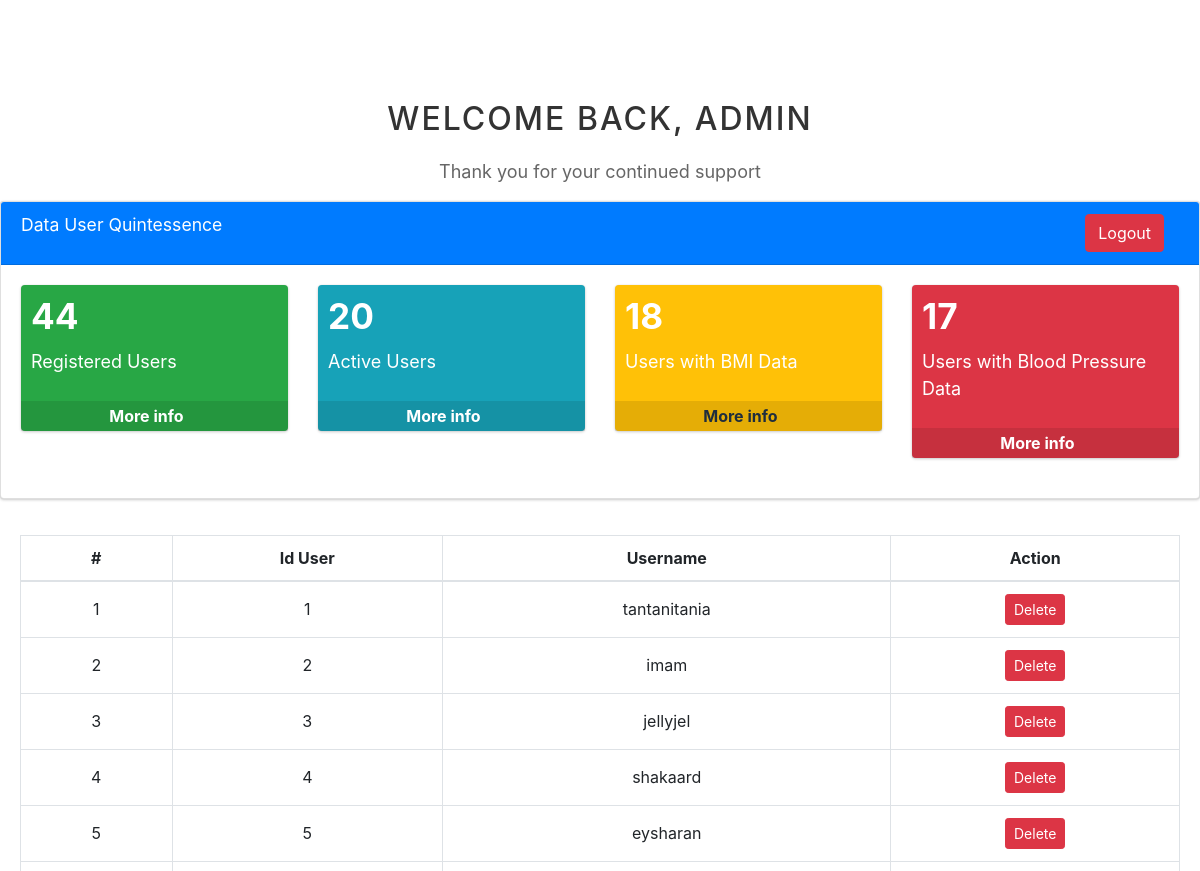
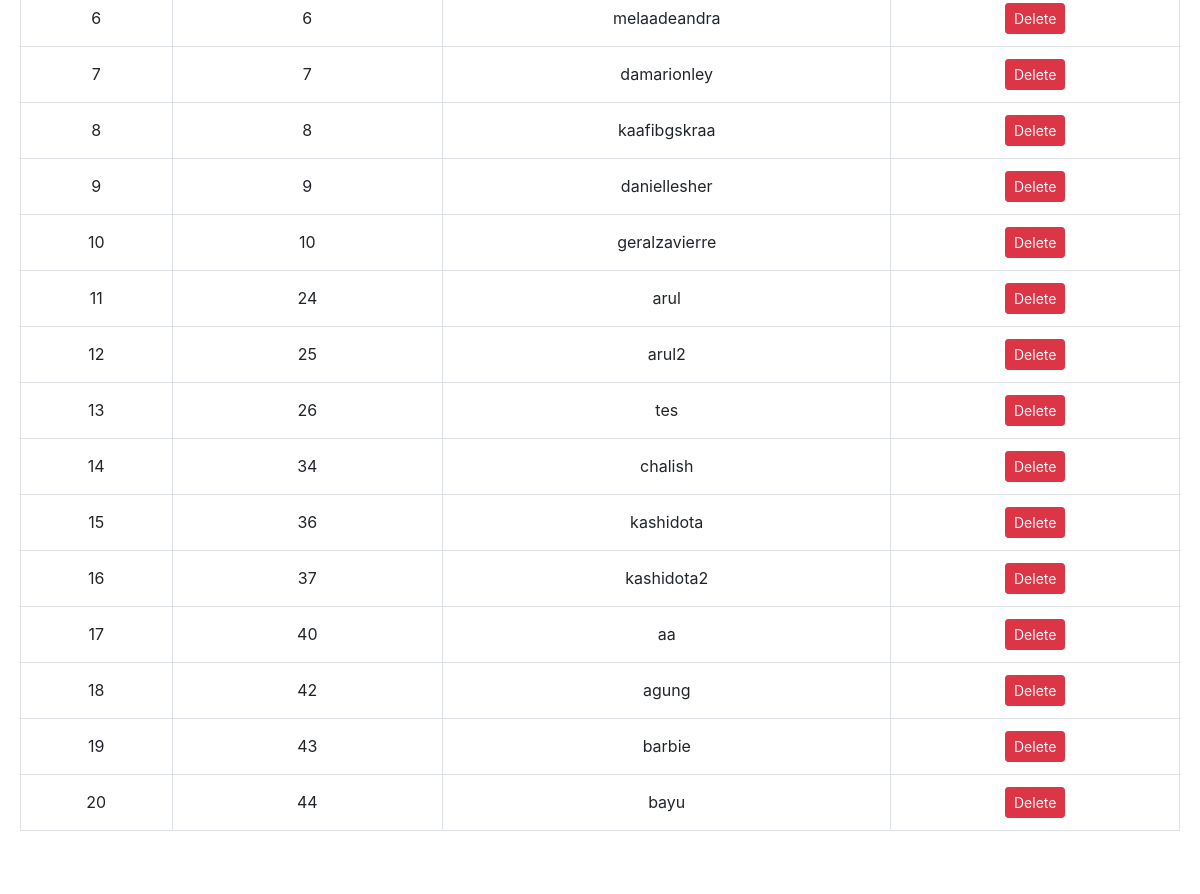
/admin_page.php (signed in), run on the app's committed database (2 pictures, top to bottom).
### tables this page shows
CREATE TABLE `t_user` (
  `id_user` int(11) NOT NULL AUTO_INCREMENT,
  `usn_user` varchar(50) NOT NULL,
  `pass_user` varchar(50) NOT NULL,
  PRIMARY KEY (`id_user`)
);

### function.php (called while the page is built, shortened)
<?php
include("koneksi.php");
function readAllUser()
{
    global $conn;
    $query = "SELECT * FROM t_user";
    $eksekusi = mysqli_query($conn, $query);
    return $eksekusi;
}
function getDataWithHighestUserID()
{
    global $conn;
    $query = "SELECT id_user FROM t_user WHERE id_user = (SELECT MAX(id_user) FROM t_user)";
    $result = mysqli_query($conn, $query);
    if ($result && mysqli_num_rows($result) > 0) {
        $data = mysqli_fetch_assoc($result);
        return $data;
    } else {
        return null;
    }
}
function readAdmin($id)
{
    global $conn;
    $query = "SELECT * FROM t_admin WHERE t_admin.id_admin = $id";
    $eksekusi = mysqli_query($conn, $query);
    return $eksekusi;
}
function readBMINotBlank()
{
    global $conn;
    $query = "SELECT * FROM t_bmi WHERE TRIM(tinggi_badan) <> '' AND TRIM(berat_badan) <> '' ";
    $eksekusi = mysqli_query($conn, $query);
    return $eksekusi;
}
function readTekananDarahNotBlank()
{
    global $conn;
    $query = "SELECT * FROM t_tekanan_darah WHERE TRIM(golongan_darah) <> '' AND TRIM(tekanan_darah) <> '' ";
    $eksekusi = mysqli_query($conn, $query);
    return $eksekusi;
}

### admin_page.php (the view, shortened to what this page needs)
<?php
include_once "function.php";
$id = $_SESSION['id'];
$readAdmin = readAdmin($id);
$admin = mysqli_fetch_array($readAdmin);
$user = readAllUser();
$userRegister = getDataWithHighestUserID();
$userActive = mysqli_num_rows(readAllUser());
$userTekananDarah = mysqli_num_rows(readTekananDarahNotBlank());
$userBMI = mysqli_num_rows(readBMINotBlank());
?>
<html lang="en">
<head>
    <link rel="stylesheet" href="plugin/fontawesome-free/css/all.min.css">
    <link rel="stylesheet" href="dist/css/adminlte.min.css">
    <link rel="stylesheet" href="https://stackpath.bootstrapcdn.com/bootstrap/4.5.2/css/bootstrap.min.css">
</head>
<body>
    <div class="welcome-container">
        <h1 class="welcome-text">Welcome back, <?= $admin['usn_admin'] ?></h1>
        <p class="welcome-subtext">Thank you for your continued support</p>
    </div>
    <div class="row">
        <div class="col-12">
            <div class="card">
                <div class="card-header">
                    <h3 class="card-title" style="text-align: center;">Data User Quintessence</h3>
                    <div class="col-md-12 text-right">
                        <a href="logout.php" class="btn btn-danger">Logout</a>
                    </div>
                </div>
                <div class="card-body">
                    <div class="row">
                        <div class="col-lg-3 col-6">
                            <div class="small-box bg-success">
                                <div class="inner">
                                    <h3><?= $userRegister['id_user'] ?></h3>
                                    <p>Registered Users</p>
                                </div>
                                <div class="icon">
                                    <i class="fas fa-users"></i>
                                </div>
                                <a href="#" class="small-box-footer">More info <i class="fas fa-arrow-circle-right"></i></a>
                            </div>
                        </div>
                        <div class="col-lg-3 col-6">
                            <div class="small-box bg-info">
                                <div class="inner">
                                    <h3><?php echo $userActive; ?></h3>
                                    <p>Active Users</p>
                                </div>
                                <div class="icon">
                                    <i class="fas fa-user-check"></i>
                                </div>
                                <a href="" class="small-box-footer" data-toggle="modal" data-target="#myModalBio">More info <i class="fas fa-arrow-circle-right"></i></a>
                            </div>
                        </div>
                        <div class="col-lg-3 col-6">
                            <div class="small-box bg-warning">
                                <div class="inner">
                                    <h3><?php echo $userBMI; ?></h3>
                                    <p>Users with BMI Data</p>
                                </div>
                                <div class="icon">
                                    <i class="fas fa-weight"></i>
                                </div>
                                <a href="" class="small-box-footer" data-toggle="modal" data-target="#myModalBMI">More info <i class="fas fa-arrow-circle-right"></i></a>
                            </div>
                        </div>
                        <div class="col-lg-3 col-6">
                            <div class="small-box bg-danger">
                                <div class="inner">
                                    <h3><?php echo $userTekananDarah; ?></h3>
                                    <p>Users with Blood Pressure Data</p>
                                </div>
                                <div class="icon">
                                    <i class="fas fa-heartbeat"></i>
                                </div>
                                <a href="" class="small-box-footer" data-toggle="modal" data-target="#myModalTD">More info <i class="fas fa-arrow-circle-right"></i></a>
                            </div>
                        </div>
                    </div>
                </div>
            </div>
        </div>
    </div>
    <div class="card-body">
        <div>
            <table class="table table-bordered table-hover">
                <thead>
                    <tr>
                        <th class="text-center text-wrap ">#</th>
                        <th class="text-wrap text-center">Id User</th>
                        <th class="text-center">Username</th>
                        <th class="text-center">Action</th>
                    </tr>
                </thead>
                <tbody>
                    <?php $nomor = 1;
                    foreach ($user as $b) : ?>
                        <tr data-widget="expandable-table" aria-expanded="false">
                            <td><?= $nomor++ ?></td>
                            <td><?= $b['id_user'] ?></td>
                            <td><?= $b['usn_user'] ?></td>
                            <td>
                                <a href="?kode=<?= $b['id_user'] ?>" onClick="return confirm('Yakin ingin menghapus data?')">
                                    <button type="button" class="btn btn-danger btn-sm">Delete</button>
                                </a>
                            </td>
                        </tr>
                    <?php endforeach; ?>
                </tbody>
            </table>
        </div>
    </div>
</body>
</html>

### admin_page.php (style rules this page uses)
.welcome-container { margin-top: 100px; text-align: center; }
.welcome-text { font-size: 32px; color: #333333; text-transform: uppercase; letter-spacing: 2px; }
.welcome-subtext { font-size: 18px; color: #666666; margin-top: 20px; }
.card-header { background-color: #007bff; color: #fff; }
.card-title { color: #fff; }
.small-box .icon>i { font-size: 60px; line-height: 60px; }
.small-box .inner { padding: 10px; }
.small-box h3 { font-size: 30px; font-weight: bold; margin: 0 0 10px 0; white-space: nowrap; padding: 0; color: #fff; }
.small-box p { font-size: 18px; color: #fff; }
.small-box-footer { background: rgba(0, 0, 0, 0.1); color: #fff; display: block; padding: 3px 0; text-align: center; text-decoration: none; font-weight: bold; }
.table thead th { text-align: center; vertical-align: middle; }
.table tbody td { text-align: center; vertical-align: middle; }

### data on the page
t_user: id_user "44", usn_user "bayu"
t_user: id_user "1", usn_user "tantanitania"
t_user: id_user "2", usn_user "imam"
t_user: id_user "3", usn_user "jellyjel"
t_user: id_user "4", usn_user "shakaard"
t_user: id_user "5", usn_user "eysharan"
t_user: id_user "6", usn_user "melaadeandra"
t_user: id_user "7", usn_user "damarionley"
t_user: id_user "8", usn_user "kaafibgskraa"
t_user: id_user "9", usn_user "daniellesher"
t_user: id_user "10", usn_user "geralzavierre"
t_user: id_user "24", usn_user "arul"
t_user: id_user "25", usn_user "arul2"
t_user: id_user "26", usn_user "tes"
t_user: id_user "34", usn_user "chalish"
t_user: id_user "36", usn_user "kashidota"
t_user: id_user "37", usn_user "kashidota2"
t_user: id_user "40", usn_user "aa"
t_user: id_user "42", usn_user "agung"
t_user: id_user "43", usn_user "barbie"

### other printed values
$admin['usn_admin'] "ADMIN"
$userActive "20"
$userBMI "18"
$userTekananDarah "17"
